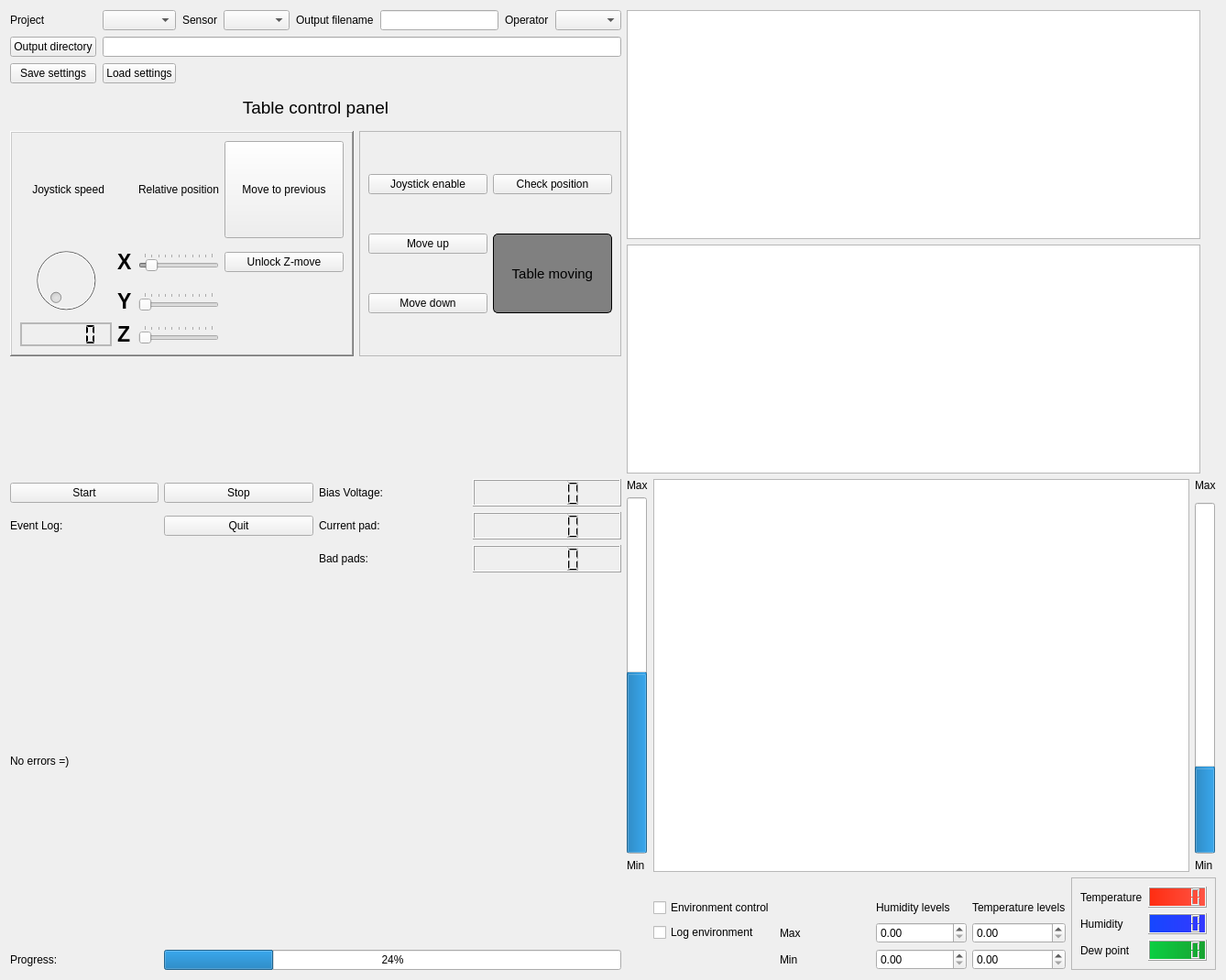
<?xml version="1.0" encoding="UTF-8"?>
<ui version="4.0">
 <class>QTC_main_widget</class>
 <widget class="QWidget" name="QTC_main_widget">
  <property name="geometry">
   <rect>
    <x>0</x>
    <y>0</y>
    <width>1338</width>
    <height>1025</height>
   </rect>
  </property>
  <property name="windowTitle">
   <string>Form</string>
  </property>
  <layout class="QGridLayout" name="gridLayout_7">
   <item row="0" column="2" rowspan="2">
    <widget class="PlotWidget" name="IV_plot">
     <property name="minimumSize">
      <size>
       <width>0</width>
       <height>250</height>
      </size>
     </property>
    </widget>
   </item>
   <item row="2" column="2" rowspan="2">
    <widget class="PlotWidget" name="CV_plot">
     <property name="minimumSize">
      <size>
       <width>0</width>
       <height>250</height>
      </size>
     </property>
    </widget>
   </item>
   <item row="0" column="4" rowspan="4">
    <spacer name="verticalSpacer">
     <property name="orientation">
      <enum>Qt::Vertical</enum>
     </property>
     <property name="sizeHint" stdset="0">
      <size>
       <width>5</width>
       <height>500</height>
      </size>
     </property>
    </spacer>
   </item>
   <item row="0" column="1">
    <layout class="QGridLayout" name="settings_layout">
     <property name="sizeConstraint">
      <enum>QLayout::SetDefaultConstraint</enum>
     </property>
     <property name="spacing">
      <number>7</number>
     </property>
     <item row="1" column="6">
      <widget class="QLabel" name="operator_label">
       <property name="maximumSize">
        <size>
         <width>16777215</width>
         <height>16777215</height>
        </size>
       </property>
       <property name="text">
        <string>Operator</string>
       </property>
      </widget>
     </item>
     <item row="1" column="7">
      <widget class="QComboBox" name="operator_comboBox"/>
     </item>
     <item row="1" column="5">
      <widget class="QLineEdit" name="save_to_edit"/>
     </item>
     <item row="1" column="1">
      <widget class="QComboBox" name="project_comboBox"/>
     </item>
     <item row="1" column="3">
      <widget class="QComboBox" name="sensor_comboBox"/>
     </item>
     <item row="1" column="4">
      <widget class="QLabel" name="filename_label">
       <property name="text">
        <string>Output filename</string>
       </property>
      </widget>
     </item>
     <item row="1" column="0">
      <widget class="QLabel" name="project_label">
       <property name="text">
        <string>Project</string>
       </property>
      </widget>
     </item>
     <item row="1" column="2">
      <widget class="QLabel" name="sensor_label">
       <property name="text">
        <string>Sensor</string>
       </property>
      </widget>
     </item>
     <item row="2" column="0">
      <widget class="QPushButton" name="save_to_button">
       <property name="text">
        <string>Output directory</string>
       </property>
      </widget>
     </item>
     <item row="7" column="0">
      <widget class="QPushButton" name="save_settings_button">
       <property name="text">
        <string>Save settings</string>
       </property>
      </widget>
     </item>
     <item row="7" column="1">
      <widget class="QPushButton" name="load_settings_button">
       <property name="text">
        <string>Load settings</string>
       </property>
      </widget>
     </item>
     <item row="2" column="1" colspan="7">
      <widget class="QLineEdit" name="output_dir_edit"/>
     </item>
    </layout>
   </item>
   <item row="1" column="1" rowspan="2">
    <layout class="QGridLayout" name="table_layout">
     <item row="1" column="0">
      <widget class="QFrame" name="teble_frame">
       <property name="enabled">
        <bool>true</bool>
       </property>
       <property name="minimumSize">
        <size>
         <width>0</width>
         <height>0</height>
        </size>
       </property>
       <property name="styleSheet">
        <string notr="true"/>
       </property>
       <property name="frameShape">
        <enum>QFrame::WinPanel</enum>
       </property>
       <property name="frameShadow">
        <enum>QFrame::Raised</enum>
       </property>
       <property name="lineWidth">
        <number>2</number>
       </property>
       <property name="midLineWidth">
        <number>2</number>
       </property>
       <layout class="QGridLayout" name="gridLayout_4">
        <item row="4" column="3">
         <widget class="QLabel" name="chevron_down">
          <property name="font">
           <font>
            <pointsize>7</pointsize>
           </font>
          </property>
          <property name="text">
           <string/>
          </property>
          <property name="textFormat">
           <enum>Qt::RichText</enum>
          </property>
          <property name="pixmap">
           <pixmap resource="../images/svg_resources.qrc">:/down_chevron/chevron_down.svg</pixmap>
          </property>
          <property name="scaledContents">
           <bool>true</bool>
          </property>
         </widget>
        </item>
        <item row="3" column="3">
         <widget class="QLabel" name="chevron_up">
          <property name="font">
           <font>
            <pointsize>8</pointsize>
           </font>
          </property>
          <property name="text">
           <string/>
          </property>
          <property name="pixmap">
           <pixmap resource="../images/svg_resources.qrc">:/up_chevron/chevron_up.svg</pixmap>
          </property>
          <property name="scaledContents">
           <bool>true</bool>
          </property>
         </widget>
        </item>
        <item row="4" column="2">
         <widget class="QSlider" name="z_move">
          <property name="enabled">
           <bool>false</bool>
          </property>
          <property name="orientation">
           <enum>Qt::Horizontal</enum>
          </property>
          <property name="tickPosition">
           <enum>QSlider::TicksAbove</enum>
          </property>
          <property name="tickInterval">
           <number>10</number>
          </property>
         </widget>
        </item>
        <item row="3" column="1">
         <widget class="QLabel" name="Y_label">
          <property name="font">
           <font>
            <pointsize>17</pointsize>
            <weight>75</weight>
            <bold>true</bold>
           </font>
          </property>
          <property name="text">
           <string>Y</string>
          </property>
         </widget>
        </item>
        <item row="4" column="1">
         <widget class="QLabel" name="Z_label">
          <property name="font">
           <font>
            <pointsize>17</pointsize>
            <weight>75</weight>
            <bold>true</bold>
           </font>
          </property>
          <property name="text">
           <string>Z</string>
          </property>
         </widget>
        </item>
        <item row="4" column="0">
         <widget class="QLCDNumber" name="Table_speed_indicator">
          <property name="lineWidth">
           <number>0</number>
          </property>
          <property name="midLineWidth">
           <number>2</number>
          </property>
          <property name="smallDecimalPoint">
           <bool>true</bool>
          </property>
          <property name="segmentStyle">
           <enum>QLCDNumber::Flat</enum>
          </property>
          <property name="value" stdset="0">
           <double>0.000000000000000</double>
          </property>
         </widget>
        </item>
        <item row="2" column="3">
         <widget class="QPushButton" name="unlock_Z">
          <property name="minimumSize">
           <size>
            <width>130</width>
            <height>0</height>
           </size>
          </property>
          <property name="text">
           <string>Unlock Z-move</string>
          </property>
          <property name="checkable">
           <bool>true</bool>
          </property>
         </widget>
        </item>
        <item row="2" column="1">
         <widget class="QLabel" name="X_label">
          <property name="font">
           <font>
            <pointsize>17</pointsize>
            <weight>75</weight>
            <bold>true</bold>
           </font>
          </property>
          <property name="text">
           <string>X</string>
          </property>
         </widget>
        </item>
        <item row="1" column="0">
         <widget class="QLabel" name="Rpoly_val">
          <property name="text">
           <string>    Joystick speed</string>
          </property>
         </widget>
        </item>
        <item row="3" column="2">
         <widget class="QSlider" name="y_move">
          <property name="enabled">
           <bool>false</bool>
          </property>
          <property name="orientation">
           <enum>Qt::Horizontal</enum>
          </property>
          <property name="tickPosition">
           <enum>QSlider::TicksAbove</enum>
          </property>
          <property name="tickInterval">
           <number>10</number>
          </property>
         </widget>
        </item>
        <item row="2" column="2">
         <widget class="QSlider" name="x_move">
          <property name="enabled">
           <bool>false</bool>
          </property>
          <property name="minimum">
           <number>0</number>
          </property>
          <property name="maximum">
           <number>99</number>
          </property>
          <property name="value">
           <number>10</number>
          </property>
          <property name="tracking">
           <bool>true</bool>
          </property>
          <property name="orientation">
           <enum>Qt::Horizontal</enum>
          </property>
          <property name="tickPosition">
           <enum>QSlider::TicksAbove</enum>
          </property>
          <property name="tickInterval">
           <number>10</number>
          </property>
         </widget>
        </item>
        <item row="2" column="0" rowspan="2">
         <widget class="QDial" name="Table_speed">
          <property name="enabled">
           <bool>false</bool>
          </property>
          <property name="minimumSize">
           <size>
            <width>80</width>
            <height>80</height>
           </size>
          </property>
          <property name="minimum">
           <number>0</number>
          </property>
          <property name="maximum">
           <number>100</number>
          </property>
         </widget>
        </item>
        <item row="1" column="3">
         <widget class="QPushButton" name="got_to_previous">
          <property name="sizePolicy">
           <sizepolicy hsizetype="MinimumExpanding" vsizetype="MinimumExpanding">
            <horstretch>0</horstretch>
            <verstretch>0</verstretch>
           </sizepolicy>
          </property>
          <property name="minimumSize">
           <size>
            <width>130</width>
            <height>0</height>
           </size>
          </property>
          <property name="text">
           <string>Move to previous</string>
          </property>
         </widget>
        </item>
        <item row="1" column="2">
         <widget class="QLabel" name="relative_position_label">
          <property name="text">
           <string>Relative position</string>
          </property>
         </widget>
        </item>
       </layout>
      </widget>
     </item>
     <item row="1" column="1">
      <widget class="QFrame" name="Buttons_frame">
       <property name="frameShape">
        <enum>QFrame::StyledPanel</enum>
       </property>
       <property name="frameShadow">
        <enum>QFrame::Raised</enum>
       </property>
       <layout class="QGridLayout" name="gridLayout_5">
        <item row="0" column="0">
         <widget class="QPushButton" name="Enable_table">
          <property name="minimumSize">
           <size>
            <width>130</width>
            <height>0</height>
           </size>
          </property>
          <property name="text">
           <string>Joystick enable</string>
          </property>
          <property name="checkable">
           <bool>true</bool>
          </property>
          <property name="checked">
           <bool>false</bool>
          </property>
         </widget>
        </item>
        <item row="0" column="1">
         <widget class="QPushButton" name="check_position">
          <property name="minimumSize">
           <size>
            <width>130</width>
            <height>0</height>
           </size>
          </property>
          <property name="text">
           <string>Check position</string>
          </property>
         </widget>
        </item>
        <item row="1" column="0">
         <widget class="QPushButton" name="move_up_button">
          <property name="minimumSize">
           <size>
            <width>130</width>
            <height>0</height>
           </size>
          </property>
          <property name="text">
           <string>Move up</string>
          </property>
          <property name="checkable">
           <bool>true</bool>
          </property>
          <property name="checked">
           <bool>false</bool>
          </property>
         </widget>
        </item>
        <item row="2" column="0">
         <widget class="QPushButton" name="move_down_button">
          <property name="minimumSize">
           <size>
            <width>130</width>
            <height>0</height>
           </size>
          </property>
          <property name="text">
           <string>Move down</string>
          </property>
          <property name="checkable">
           <bool>true</bool>
          </property>
          <property name="checked">
           <bool>false</bool>
          </property>
         </widget>
        </item>
        <item row="1" column="1" rowspan="2">
         <widget class="QLabel" name="table_ind">
          <property name="font">
           <font>
            <pointsize>11</pointsize>
           </font>
          </property>
          <property name="layoutDirection">
           <enum>Qt::LeftToRight</enum>
          </property>
          <property name="autoFillBackground">
           <bool>false</bool>
          </property>
          <property name="styleSheet">
           <string notr="true">border: 1px solid black;
border-radius: 5px;
background-color: grey;</string>
          </property>
          <property name="frameShape">
           <enum>QFrame::Box</enum>
          </property>
          <property name="frameShadow">
           <enum>QFrame::Raised</enum>
          </property>
          <property name="text">
           <string> Table moving </string>
          </property>
          <property name="alignment">
           <set>Qt::AlignCenter</set>
          </property>
         </widget>
        </item>
       </layout>
      </widget>
     </item>
     <item row="0" column="0" colspan="2">
      <widget class="QLabel" name="Tablecontrolpanellabel">
       <property name="minimumSize">
        <size>
         <width>0</width>
         <height>40</height>
        </size>
       </property>
       <property name="font">
        <font>
         <pointsize>14</pointsize>
        </font>
       </property>
       <property name="text">
        <string>Table control panel</string>
       </property>
       <property name="alignment">
        <set>Qt::AlignCenter</set>
       </property>
      </widget>
     </item>
    </layout>
   </item>
   <item row="4" column="2" colspan="3">
    <layout class="QGridLayout" name="environement_control_layout">
     <property name="sizeConstraint">
      <enum>QLayout::SetFixedSize</enum>
     </property>
     <item row="7" column="6">
      <widget class="QDoubleSpinBox" name="min_hum_spin"/>
     </item>
     <item row="4" column="8" rowspan="4" colspan="2">
      <widget class="QFrame" name="lcd_display">
       <property name="frameShape">
        <enum>QFrame::StyledPanel</enum>
       </property>
       <property name="frameShadow">
        <enum>QFrame::Raised</enum>
       </property>
       <layout class="QFormLayout" name="formLayout">
        <item row="0" column="0">
         <widget class="QLabel" name="temp_lcd_label">
          <property name="text">
           <string>Temperature</string>
          </property>
         </widget>
        </item>
        <item row="0" column="1">
         <widget class="QLCDNumber" name="temp_lcd">
          <property name="styleSheet">
           <string notr="true">background-color: qlineargradient(spread:pad, x1:0, y1:0, x2:1, y2:0, stop:0 rgb(255, 44, 16), stop:1 rgb(255, 85, 70));</string>
          </property>
         </widget>
        </item>
        <item row="1" column="0">
         <widget class="QLabel" name="hum_lcd_label">
          <property name="text">
           <string>Humidity</string>
          </property>
         </widget>
        </item>
        <item row="1" column="1">
         <widget class="QLCDNumber" name="hum_lcd">
          <property name="styleSheet">
           <string notr="true">background-color: qlineargradient(spread:pad, x1:0, y1:0, x2:1, y2:0, stop:0 rgb(21, 71, 255), stop:1 rgb(53, 56, 255));</string>
          </property>
         </widget>
        </item>
        <item row="2" column="0">
         <widget class="QLabel" name="dew_point_lcd_label">
          <property name="text">
           <string>Dew point</string>
          </property>
         </widget>
        </item>
        <item row="2" column="1">
         <widget class="QLCDNumber" name="dew_point_lcd">
          <property name="styleSheet">
           <string notr="true">background-color: qlineargradient(spread:pad, x1:0, y1:0, x2:1, y2:0, stop:0 rgb(11, 208, 67), stop:1 rgb(25, 161, 48));</string>
          </property>
         </widget>
        </item>
       </layout>
      </widget>
     </item>
     <item row="6" column="4">
      <widget class="QCheckBox" name="log_env_check">
       <property name="text">
        <string>Log environment</string>
       </property>
      </widget>
     </item>
     <item row="7" column="7">
      <widget class="QDoubleSpinBox" name="min_temp_spin"/>
     </item>
     <item row="6" column="5">
      <widget class="QLabel" name="max_label">
       <property name="text">
        <string>Max</string>
       </property>
      </widget>
     </item>
     <item row="6" column="6">
      <widget class="QDoubleSpinBox" name="max_hum_spin"/>
     </item>
     <item row="5" column="6">
      <widget class="QLabel" name="humm_levels_label">
       <property name="text">
        <string>Humidity levels</string>
       </property>
      </widget>
     </item>
     <item row="5" column="4">
      <widget class="QCheckBox" name="env_control_check">
       <property name="text">
        <string>Environment control</string>
       </property>
      </widget>
     </item>
     <item row="3" column="9">
      <widget class="QLabel" name="min_hum">
       <property name="text">
        <string>Min</string>
       </property>
      </widget>
     </item>
     <item row="7" column="5">
      <widget class="QLabel" name="min_label">
       <property name="text">
        <string>Min</string>
       </property>
      </widget>
     </item>
     <item row="5" column="7">
      <widget class="QLabel" name="temp_levels_label">
       <property name="text">
        <string>Temperature levels</string>
       </property>
      </widget>
     </item>
     <item row="2" column="9">
      <widget class="QProgressBar" name="humidity_bar">
       <property name="value">
        <number>24</number>
       </property>
       <property name="textVisible">
        <bool>false</bool>
       </property>
       <property name="orientation">
        <enum>Qt::Vertical</enum>
       </property>
      </widget>
     </item>
     <item row="6" column="7">
      <widget class="QDoubleSpinBox" name="max_hum_temp"/>
     </item>
     <item row="0" column="4" rowspan="4" colspan="5">
      <widget class="PlotWidget" name="graphicsView">
       <property name="maximumSize">
        <size>
         <width>16777215</width>
         <height>16777215</height>
        </size>
       </property>
      </widget>
     </item>
     <item row="0" column="9">
      <widget class="QLabel" name="max_hum">
       <property name="text">
        <string>Max</string>
       </property>
      </widget>
     </item>
     <item row="0" column="3">
      <widget class="QLabel" name="max_temp">
       <property name="text">
        <string>Max</string>
       </property>
      </widget>
     </item>
     <item row="3" column="3">
      <widget class="QLabel" name="min_temp">
       <property name="text">
        <string>Min</string>
       </property>
      </widget>
     </item>
     <item row="1" column="3" rowspan="2">
      <widget class="QProgressBar" name="temperature_bar">
       <property name="layoutDirection">
        <enum>Qt::LeftToRight</enum>
       </property>
       <property name="value">
        <number>50</number>
       </property>
       <property name="alignment">
        <set>Qt::AlignLeading|Qt::AlignLeft|Qt::AlignVCenter</set>
       </property>
       <property name="textVisible">
        <bool>false</bool>
       </property>
       <property name="orientation">
        <enum>Qt::Vertical</enum>
       </property>
       <property name="invertedAppearance">
        <bool>false</bool>
       </property>
      </widget>
     </item>
    </layout>
   </item>
   <item row="4" column="1">
    <layout class="QGridLayout" name="controls_layout">
     <item row="0" column="0">
      <widget class="QPushButton" name="start_button">
       <property name="text">
        <string>Start</string>
       </property>
       <property name="icon">
        <iconset resource="../images/svg_resources.qrc">
         <normaloff>:/play/start.svg</normaloff>:/play/start.svg</iconset>
       </property>
      </widget>
     </item>
     <item row="7" column="1" colspan="3">
      <widget class="QProgressBar" name="progressBar">
       <property name="value">
        <number>24</number>
       </property>
      </widget>
     </item>
     <item row="7" column="0">
      <widget class="QLabel" name="progress_label">
       <property name="text">
        <string>Progress:</string>
       </property>
      </widget>
     </item>
     <item row="1" column="1">
      <widget class="QPushButton" name="quit_button">
       <property name="text">
        <string>Quit</string>
       </property>
      </widget>
     </item>
     <item row="0" column="1">
      <widget class="QPushButton" name="stop_button">
       <property name="text">
        <string>Stop</string>
       </property>
       <property name="icon">
        <iconset resource="../images/svg_resources.qrc">
         <normaloff>:/stop/stop.svg</normaloff>:/stop/stop.svg</iconset>
       </property>
      </widget>
     </item>
     <item row="1" column="0">
      <widget class="QLabel" name="event_log_label">
       <property name="text">
        <string>Event Log:</string>
       </property>
      </widget>
     </item>
     <item row="0" column="3">
      <widget class="QLCDNumber" name="bias_voltage_lcd">
       <property name="minimumSize">
        <size>
         <width>0</width>
         <height>30</height>
        </size>
       </property>
       <property name="maximumSize">
        <size>
         <width>16777215</width>
         <height>30</height>
        </size>
       </property>
       <property name="smallDecimalPoint">
        <bool>false</bool>
       </property>
       <property name="segmentStyle">
        <enum>QLCDNumber::Filled</enum>
       </property>
      </widget>
     </item>
     <item row="0" column="2">
      <widget class="QLabel" name="bias_voltage_label">
       <property name="maximumSize">
        <size>
         <width>16777215</width>
         <height>25</height>
        </size>
       </property>
       <property name="text">
        <string>Bias Voltage:</string>
       </property>
      </widget>
     </item>
     <item row="2" column="2">
      <widget class="QLabel" name="bad_pads_label">
       <property name="maximumSize">
        <size>
         <width>16777215</width>
         <height>25</height>
        </size>
       </property>
       <property name="text">
        <string>Bad pads:</string>
       </property>
      </widget>
     </item>
     <item row="1" column="3">
      <widget class="QLCDNumber" name="current_pad_lcd">
       <property name="minimumSize">
        <size>
         <width>0</width>
         <height>30</height>
        </size>
       </property>
       <property name="maximumSize">
        <size>
         <width>16777215</width>
         <height>30</height>
        </size>
       </property>
      </widget>
     </item>
     <item row="2" column="3">
      <widget class="QLCDNumber" name="bad_pads_lcd">
       <property name="minimumSize">
        <size>
         <width>0</width>
         <height>30</height>
        </size>
       </property>
       <property name="maximumSize">
        <size>
         <width>16777215</width>
         <height>30</height>
        </size>
       </property>
      </widget>
     </item>
     <item row="3" column="0" rowspan="4" colspan="4">
      <widget class="QLabel" name="event_log">
       <property name="minimumSize">
        <size>
         <width>0</width>
         <height>400</height>
        </size>
       </property>
       <property name="text">
        <string>No errors =)</string>
       </property>
       <property name="wordWrap">
        <bool>true</bool>
       </property>
       <property name="textInteractionFlags">
        <set>Qt::LinksAccessibleByMouse|Qt::TextSelectableByMouse</set>
       </property>
      </widget>
     </item>
     <item row="1" column="2">
      <widget class="QLabel" name="current_pad_label">
       <property name="maximumSize">
        <size>
         <width>16777215</width>
         <height>25</height>
        </size>
       </property>
       <property name="text">
        <string>Current pad:</string>
       </property>
      </widget>
     </item>
    </layout>
   </item>
  </layout>
 </widget>
 <customwidgets>
  <customwidget>
   <class>PlotWidget</class>
   <extends>QGraphicsView</extends>
   <header>pyqtgraph</header>
  </customwidget>
 </customwidgets>
 <resources>
  <include location="../images/svg_resources.qrc"/>
 </resources>
 <connections/>
</ui>
